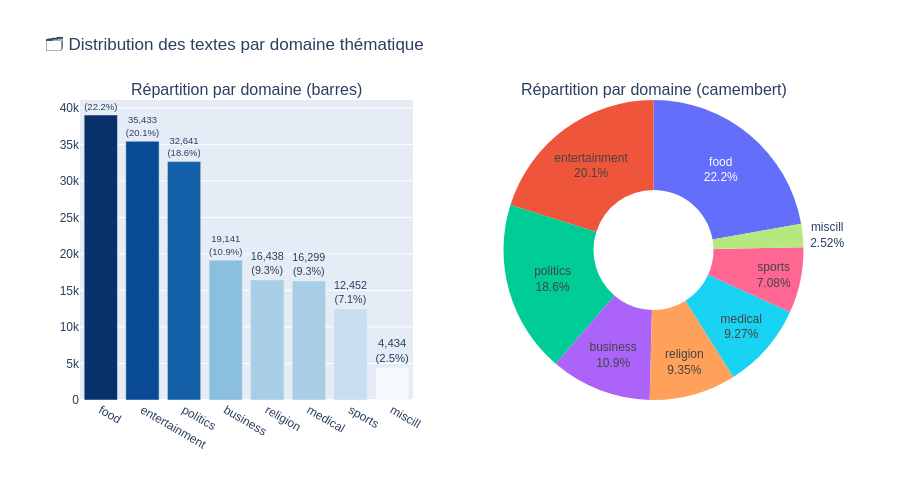

The cell this chart's notebook holds for it:
### Markdown cell above
---
## 🗂️ 2. Distribution par Domaine

### Code cell
domain_counts = df['domain'].value_counts().reset_index()
domain_counts.columns = ['Domaine', 'Nombre']
domain_counts['Pourcentage'] = (domain_counts['Nombre'] / total * 100).round(1)

fig = make_subplots(
    rows=1, cols=2,
    subplot_titles=('Répartition par domaine (barres)', 'Répartition par domaine (camembert)'),
    specs=[[{'type': 'bar'}, {'type': 'pie'}]]
)

# Barres
fig.add_trace(
    go.Bar(
        x=domain_counts['Domaine'],
        y=domain_counts['Nombre'],
        text=domain_counts.apply(lambda r: f"{r['Nombre']:,}<br>({r['Pourcentage']}%)", axis=1),
        textposition='outside',
        marker=dict(color=domain_counts['Nombre'],
                    colorscale='Blues', showscale=False),
        hovertemplate='<b>%{x}</b><br>%{y:,} textes<extra></extra>'
    ), row=1, col=1
)

# Camembert
fig.add_trace(
    go.Pie(
        labels=domain_counts['Domaine'],
        values=domain_counts['Nombre'],
        hole=0.4,
        textinfo='label+percent',
        hovertemplate='<b>%{label}</b><br>%{value:,} textes<br>%{percent}<extra></extra>'
    ), row=1, col=2
)

fig.update_layout(
    title='🗂️ Distribution des textes par domaine thématique',
    height=480,
    showlegend=False,
    font=dict(family='Arial', size=12),
    paper_bgcolor='white'
)
fig.show()

### Figure 1 — Plotly figure (JSON) as saved in the notebook; plotly's stock layout.template omitted (floating-point values rounded to 4 significant figures)
{"data": [{"hovertemplate": "<b>%{x}</b><br>%{y:,} textes<extra></extra>", "marker": {"color": [39019, 35433, 32641, 19141, 16438, 16299, 12452, 4434], "colorscale": [[0, "rgb(247,251,255)"], [0.125, "rgb(222,235,247)"], [0.25, "rgb(198,219,239)"], [0.375, "rgb(158,202,225)"], [0.5, "rgb(107,174,214)"], [0.625, "rgb(66,146,198)"], [0.75, "rgb(33,113,181)"], [0.875, "rgb(8,81,156)"], [1, "rgb(8,48,107)"]], "showscale": false}, "text": ["39,019<br>(22.2%)", "35,433<br>(20.1%)", "32,641<br>(18.6%)", "19,141<br>(10.9%)", "16,438<br>(9.3%)", "16,299<br>(9.3%)", "12,452<br>(7.1%)", "4,434<br>(2.5%)"], "textposition": "outside", "type": "bar", "x": ["food", "entertainment", "politics", "business", "religion", "medical", "sports", "miscill"], "xaxis": "x", "y": [39019, 35433, 32641, 19141, 16438, 16299, 12452, 4434], "yaxis": "y"}, {"domain": {"x": [0.55, 1], "y": [0, 1]}, "hole": 0.4, "hovertemplate": "<b>%{label}</b><br>%{value:,} textes<br>%{percent}<extra></extra>", "labels": ["food", "entertainment", "politics", "business", "religion", "medical", "sports", "miscill"], "textinfo": "label+percent", "type": "pie", "values": [39019, 35433, 32641, 19141, 16438, 16299, 12452, 4434]}], "layout": {"annotations": [{"font": {"size": 16}, "showarrow": false, "text": "Répartition par domaine (barres)", "x": 0.225, "xanchor": "center", "xref": "paper", "y": 1, "yanchor": "bottom", "yref": "paper"}, {"font": {"size": 16}, "showarrow": false, "text": "Répartition par domaine (camembert)", "x": 0.775, "xanchor": "center", "xref": "paper", "y": 1, "yanchor": "bottom", "yref": "paper"}], "font": {"family": "Arial", "size": 12}, "height": 480, "paper_bgcolor": "white", "showlegend": false, "title": {"text": "🗂️ Distribution des textes par domaine thématique"}, "xaxis": {"anchor": "y", "domain": [0, 0.45]}, "yaxis": {"anchor": "x", "domain": [0, 1]}}}
